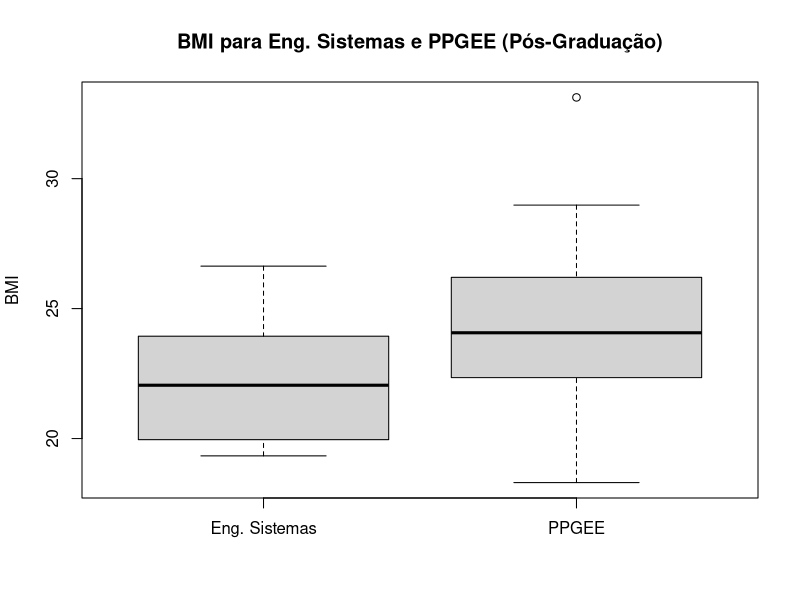
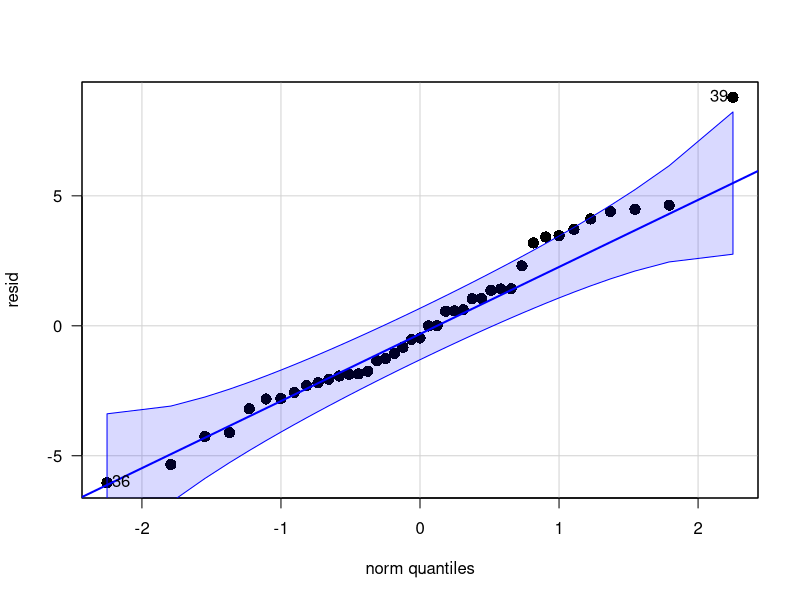

Reproduce these figures in R, in order.
########################################
#          ESTUDO DE CASO 2            #
#                                      #
#Equipe: Gustavo Vieira Costa          #
#        Rafael Carneiro de Castro     #
#        Thaís Matos Acácio            #
########################################

#Ler dados de entrada
dados <- read.table("bmi_20161.csv", header=TRUE, sep=",");
sis <- dados[which(dados$Course=='EngSis'),];
ppgee <- dados[which(dados$Course=='PPGEE'),];

#Cálculo do BMI
bmiEngSis <- sis$Weight.kg/((sis$Height.cm/100)^2);
bmiPpgee <- ppgee$Weight.kg/((ppgee$Height.cm/100)^2);
# bmi <- dados$Weight.kg/((dados$Height.cm/100)^2);

#Boxplot
boxplot(bmiEngSis, bmiPpgee, ylab="BMI",
         names=c("Eng. Sistemas","PPGEE"), col = "lightgray",
         main="BMI para Eng. Sistemas e PPGEE (Pós-Graduação)");

# qqPlot para testar a normalidade dos residuos
require("car");
resid <- c(bmiEngSis - mean(bmiEngSis), bmiPpgee - mean(bmiPpgee));
qqPlot(resid,
       pch=16,
       cex=1.5,
       las=1);
# É aproximadamente uma reta. Então a normalidade é aceitável.

# Executar teste de igualdade de variancia
var.test(bmiEngSis, bmiPpgee, alternitive="two.sided",conf.level=0.95);
# Como p-value > alpha, a hipótese nula não foi rejeitada. Sendo
# assim, não se pode falar com certeza que as variâncias não são iguais.

# Test t com variancia igual ou não
t.test(bmiEngSis, bmiPpgee,
      alternative = "two.sided",
      mu = 0,
      var.equal = TRUE, # Mudar aqui pelo resultado do teste
      conf.level = 0.95);
#P-Value > alpha não rejeita a hipótese nula.


# Estimar tamanho de efeito = 1.5
# Calcular a potência do teste
require("pwr");
pwr.t2n.test(n1 = 13,
             n2 = 28,
             d = 1.5,
             sig.level = 0.05,
             alternative = "two.sided");
# Problema que o delta é alto. Reduzindo delta.
pwr.t2n.test(n1 = 13,
             n2 = 28,
             d = 0.8,
             sig.level = 0.05,
             alternative = "two.sided");
# Com o delta reduzido, a potência também. Obter a quantidade
# de amostras da engenharia de sistemas para ter uma motência
# de 80%.
pwr.t2n.test(power = 0.8,
             n2 = 28,
             d = 0.8,
             sig.level = 0.05,
             alternative = "two.sided");

# Dá pra fazer o power.t.test com o menor tamanho amostral e maior sd
power.t.test(n=13,
             delta=1.5,
             sd=sd(bmiEngSis),
             sig.level=0.05,
             type = "two.sample");
